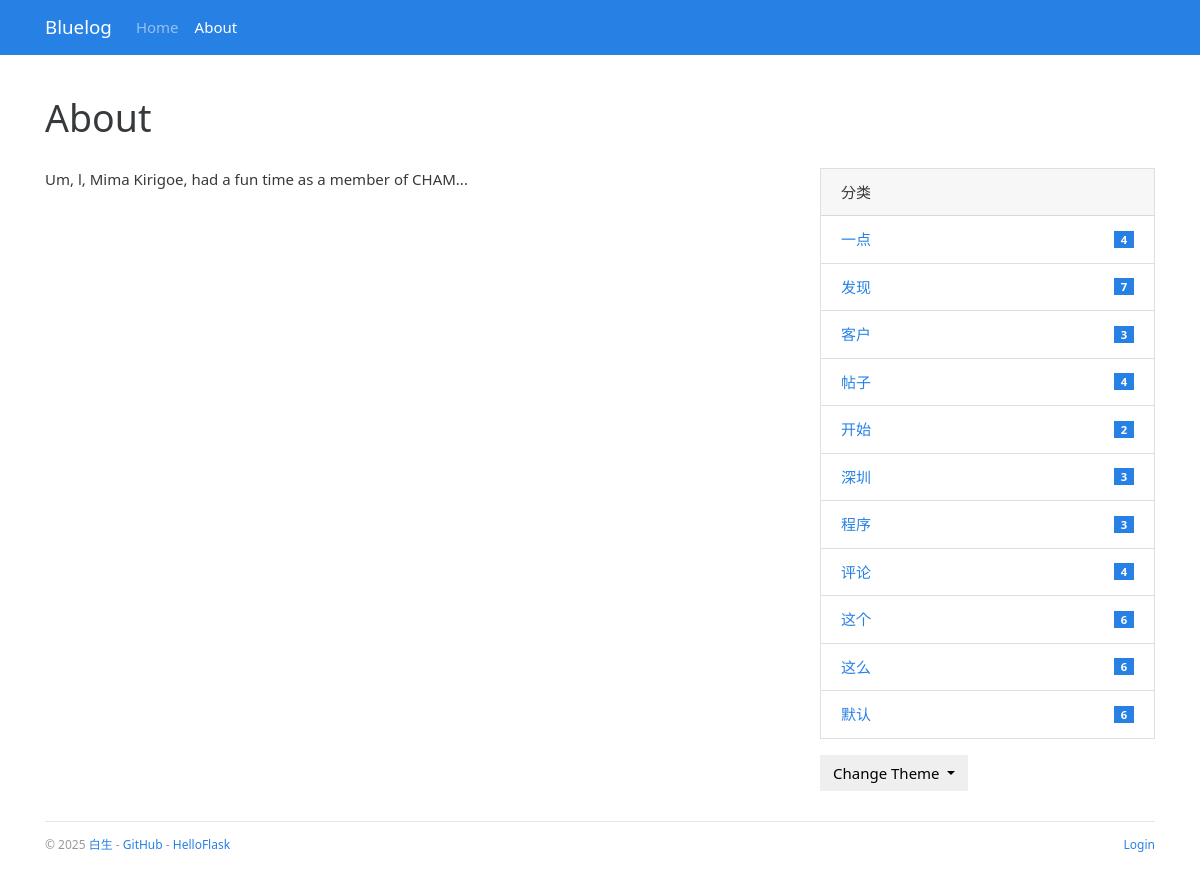
/about, run on the app's committed database.
### bluelog/models.py (models this page shows, shortened)
class AdminModel(db.Model, UserMixin):
    __tablename__ = 'admin'
    id = db.Column(db.Integer, primary_key=True, autoincrement=True)
    username = db.Column(db.String(20))
    password_hash = db.Column(db.String(128))
    blog_title = db.Column(db.String(60))
    blog_sub_title = db.Column(db.String(100))
    name = db.Column(db.String(30))
    about = db.Column(db.Text)

class CategoryModel(db.Model):
    __tablename__ = 'category'
    id = db.Column(db.Integer, primary_key=True, autoincrement=True)
    name = db.Column(db.String(30), unique=True)
    posts = db.relationship("PostModel", back_populates='category')

### bluelog/blueprints/blog.py (the view)
@bp.route('/about')
def about():
    return render_template('blog/about.html')

### bluelog/app.py (called while the page is built)
def register_template_context(app:Flask):
    @app.context_processor
    def make_template_context():
        admin = AdminModel.query.first()
        categories = CategoryModel.query.order_by(CategoryModel.name).all()
        if current_user.is_authenticated:
            unread_comments = CommentModel.query.filter_by(reviewed=False).count()
        else:
            unread_comments = None
        return dict(admin=admin, categories=categories, unread_comments=unread_comments)

### bluelog/templates/blog/about.html (shortened to what this page needs)
{% extends 'base.html' %}
{% block content %}
    <div class="page-header">
        <h1>About</h1>
    </div>
    <div class="row">
        <div class="col-sm-8">
            {{ admin.about|safe }}
        </div>
        <div class="col-sm-4 sidebar">
            {% include "blog/_sidebar.html" %}
        </div>
    </div>
{% endblock %}

### bluelog/templates/base.html (shortened to what this page needs)
{% from 'bootstrap/nav.html' import render_nav_item %}
<!DOCTYPE html>
<html lang="en">
<head>
    {% block head %}
        <link rel="stylesheet"
              href="{{ url_for('static', filename='css/%s.min.css' % request.cookies.get('theme', 'perfect_blue')) }}"
              type="text/css">
        <link rel="stylesheet" href="{{ url_for('static', filename='css/style.css') }}" type="text/css">
    {% endblock head %}
</head>
<body>
{% block nav %}
    <nav class="navbar navbar-expand-lg navbar-dark bg-primary">
        <div class="container">
            <a class="navbar-brand" href="{{ url_for('blog.index') }}">{{ admin.blog_title }}</a>
            <div class="collapse navbar-collapse" id="navbarColor01">
                <ul class="navbar-nav mr-auto">
                    {{ render_nav_item('blog.index', 'Home') }}
                    {{ render_nav_item('blog.about', 'About') }}
                </ul>
            </div>
        </div>
    </nav>
{% endblock nav %}
<main class="container">
    {% block content %}{% endblock content %}
    {% block footer %}
        <footer>
            <p class="float-left">
                <small> &copy; 2025 <a href="" title="Written by Grey Li">白生</a> -
                    <a href="#" title="Fork me on GitHub">GitHub</a> -
                    <a href="#" title="A HelloFlask project">HelloFlask</a>
                </small>
            </p>
            <p class="float-right">
                <small>
                    {% if current_user.is_authenticated %}
                        <a href="{{ url_for('auth.logout', next=request.full_path) }}">Logout</a>
                    {% else %}
                        <a href="{{ url_for('auth.login', next=request.full_path) }}">Login</a>
                    {% endif %}
                </small>
            </p>
        </footer>
    {% endblock footer %}
</main>
</body>
</html>

### bluelog/templates/blog/_sidebar.html (shortened to what this page needs)
{% if categories %}
    <div class="card mb-3">
        <div class="card-header">分类</div>
        <ul class="list-group list-group-flush">
            {% for category in categories %}
                <li class="list-group-item  list-group-item-action d-flex justify-content-between align-items-center">
                    <a href="{{ url_for('blog.show_category', category_id=category.id) }}">
                        {{ category.name }}
                    </a>
                    <span class="badge badge-primary badge-pill"> {{ category.posts|length }}</span>
                </li>
            {% endfor %}
        </ul>
    </div>
{% endif %}
<div class="dropdown">
    <button class="btn btn-default dropdown-toggle" type="button" id="dropdownMenuButton"
            data-toggle="dropdown" aria-haspopup="true" aria-expanded="false">
        Change Theme
    </button>
</div>

### bluelog/static/css/style.css (style rules this page uses)
nav { margin-bottom: 20px; }
.page-header { padding-top: 20px; padding-bottom: 20px; }
.sidebar { padding-left: 30px; }
footer { margin-top: 30px; padding: 10px 0 40px; color: #999; border-top: 1px solid #e5e5e5; }

### data on the page
AdminModel: blog_title "Bluelog", about "Um, l, Mima Kirigoe, had a fun time as a member of CHAM..."
CategoryModel: name "一点", posts|length "4"
CategoryModel: name "发现", posts|length "7"
CategoryModel: name "客户", posts|length "3"
CategoryModel: name "帖子", posts|length "4"
CategoryModel: name "开始", posts|length "2"
CategoryModel: name "深圳", posts|length "3"
CategoryModel: name "程序", posts|length "3"
CategoryModel: name "评论", posts|length "4"
CategoryModel: name "这个", posts|length "6"
CategoryModel: name "这么", posts|length "6"
CategoryModel: name "默认", posts|length "6"

### other printed values
{{ render_nav_item('blog.index', 'Home') }} "Home"
{{ render_nav_item('blog.about', 'About') }} "About"
